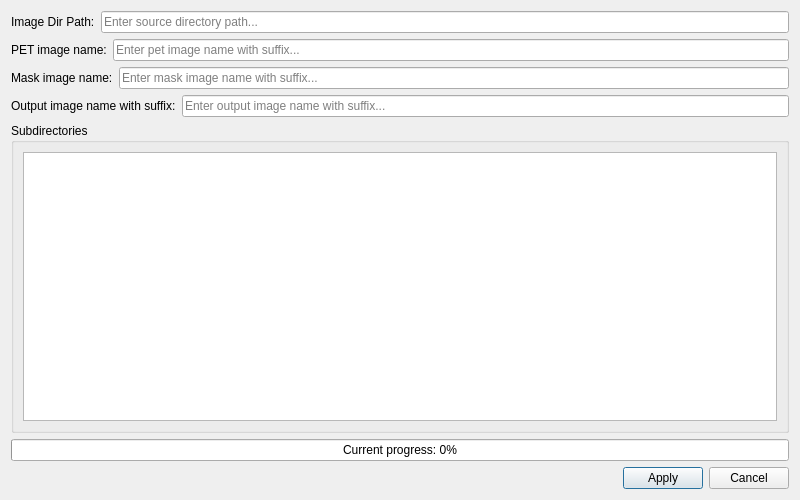
  <widget class="QDialog" name="dialog6_pet">
    <property name="geometry">
        <rect>
            <x>0</x>
            <y>0</y>
            <width>800</width>
            <height>500</height>
        </rect>
    </property>
    <property name="windowTitle">
        <string>Skull Mask Apply</string>
    </property>
    <property name="modal">
        <bool>true</bool>
    </property>
    <layout class="QVBoxLayout" name="verticalLayout_dialog_pet">
        <!-- 第一行：路径输入1 -->
        <item>
            <layout class="QHBoxLayout" name="horizontalLayout_path6">
                <item>
                    <widget class="QLabel" name="label_path6">
                        <property name="text">
                            <string>Image Dir Path:</string>
                        </property>
                    </widget>
                </item>
                <item>
                    <widget class="QLineEdit" name="lineEdit_6_1_pet">
                        <property name="placeholderText">
                            <string>Enter source directory path...</string>
                        </property>
                        <property name="minimumWidth">
                            <number>200</number>
                        </property>
                        <property name="maximumWidth">
                            <number>600</number>
                        </property>
                    </widget>
                </item>
            </layout>
        </item>
        
        <!-- 第二行：需要形变的文件名 -->
        <item>
            <layout class="QHBoxLayout" name="horizontalLayout_path2_pet">
                <item>
                    <widget class="QLabel" name="label_path2">
                        <property name="text">
                            <string>PET image name:</string>
                        </property>
                    </widget>
                </item>
                <item>
                    <widget class="QLineEdit" name="lineEdit_6_2_pet">
                        <property name="placeholderText">
                            <string>Enter pet image name with suffix...</string>
                        </property>
                        <property name="minimumWidth">
                            <number>200</number>
                        </property>
                        <property name="maximumWidth">
                            <number>600</number>
                        </property>
                    </widget>
                </item>
            </layout>
        </item>

        <!-- 第三行：固定图像路径 -->
        <item>
            <layout class="QHBoxLayout" name="horizontalLayout_path3_pet">
                <item>
                    <widget class="QLabel" name="label_path3">
                        <property name="text">
                            <string>Mask image name:</string>
                        </property>
                    </widget>
                </item>
                <item>
                    <widget class="QLineEdit" name="lineEdit_6_3_pet">
                        <property name="placeholderText">
                            <string>Enter mask image name with suffix...</string>
                        </property>
                        <property name="minimumWidth">
                            <number>200</number>
                        </property>
                        <property name="maximumWidth">
                            <number>600</number>
                        </property>
                    </widget>
                </item>
            </layout>
        </item>

        <!-- 第四行：输出的文件名 -->
        <item>
            <layout class="QHBoxLayout" name="horizontalLayout_path4_pet">
                <item>
                    <widget class="QLabel" name="label_path4">
                        <property name="text">
                            <string>Output image name with suffix:</string>
                        </property>
                    </widget>
                </item>
                <item>
                    <widget class="QLineEdit" name="lineEdit_6_4_pet">
                        <property name="placeholderText">
                            <string>Enter output image name with suffix...</string>
                        </property>
                        <property name="minimumWidth">
                            <number>200</number>
                        </property>
                        <property name="maximumWidth">
                            <number>600</number>
                        </property>
                    </widget>
                </item>
            </layout>
        </item>
        
        <!-- 第五行：带滚动条的显示框 -->
        <item>
            <widget class="QGroupBox" name="groupBox_display6_pet">
                <property name="title">
                    <string>Subdirectories</string>
                </property>
                <layout class="QVBoxLayout" name="verticalLayout_display">
                    <item>
                        <widget class="QTextEdit" name="textEdit_display6_pet">
                            <property name="readOnly">
                                <bool>true</bool>
                            </property>
                            <property name="lineWrapMode">
                                <enum>QTextEdit::NoWrap</enum>
                            </property>
                        </widget>
                    </item>
                </layout>
            </widget>
        </item>

        <!-- 第六行：进度条 -->
        <item>
            <widget class="QProgressBar" name="progressBar6_pet">
                <property name="minimum">
                <number>0</number>
                </property>
                <property name="maximum">
                <number>100</number>
                </property>
                <property name="value">
                <number>0</number>
                </property>
                <property name="textVisible">
                <bool>true</bool>
                </property>
                <property name="format">
                <string>Current progress: %p%</string>
                </property>
            </widget>
        </item>
        
        <!-- 第七行：按钮 -->
        <item>
            <layout class="QHBoxLayout" name="horizontalLayout_buttons6_pet">
                <item>
                    <spacer name="horizontalSpacer6_pet">
                        <property name="orientation">
                            <enum>Qt::Horizontal</enum>
                        </property>
                        <property name="sizeHint" stdset="0">
                            <size>
                                <width>40</width>
                                <height>20</height>
                            </size>
                        </property>
                    </spacer>
                </item>
                <item>
                    <widget class="QPushButton" name="applyButton6_pet">
                        <property name="text">
                            <string>Apply</string>
                        </property>
                    </widget>
                </item>
                <item>
                    <widget class="QPushButton" name="cancelButton6_pet">
                        <property name="text">
                            <string>Cancel</string>
                        </property>
                    </widget>
                </item>
            </layout>
        </item>
    </layout>
  </widget>
